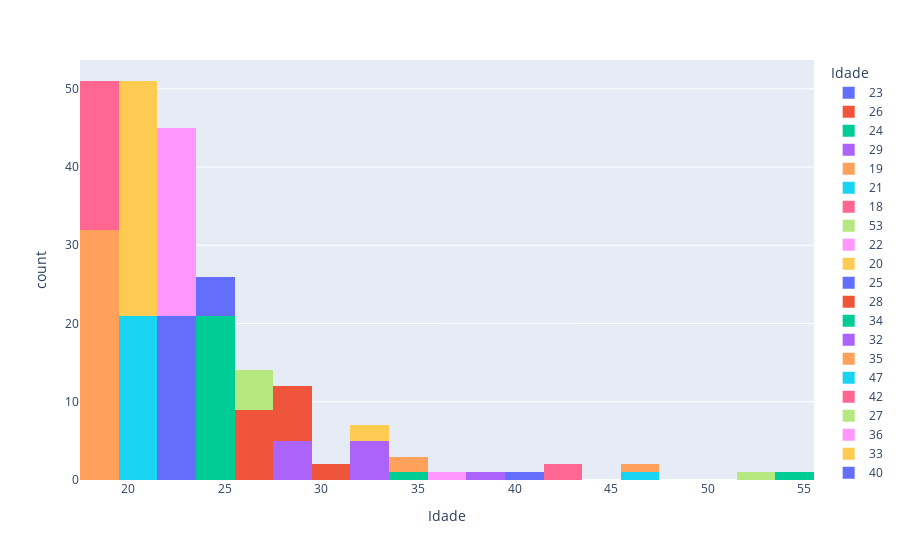
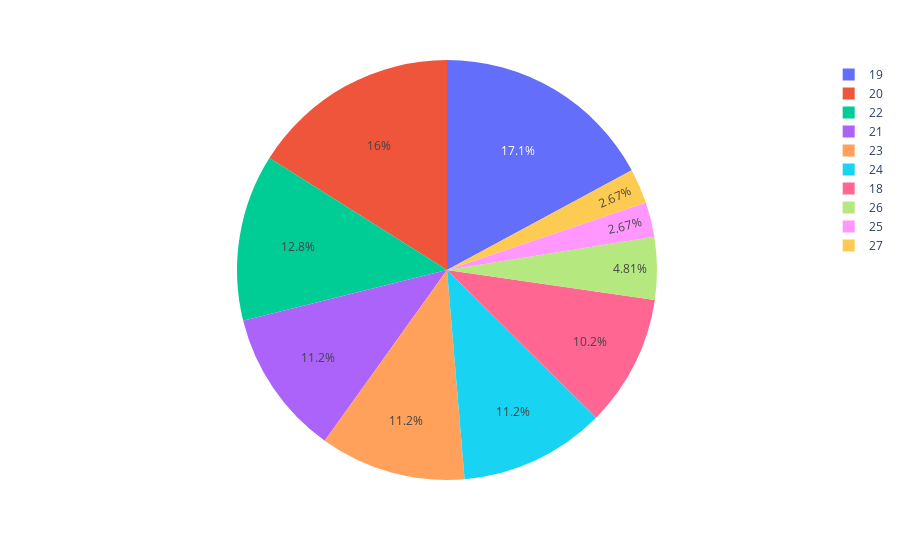

Source (notebook cell) for these figures, in order:
### Markdown cell above
## Idade ao geral

### Code cell
fig = px.pie(active.groupby("Idade").size().reset_index(name='count').head(10), names='Idade', values='count').show()

### Figure 1 — Plotly figure (JSON) as saved in the notebook; plotly's stock layout.template omitted (floating-point values rounded to 4 significant figures)
{"data": [{"bingroup": "x", "hovertemplate": "Idade=%{x}<br>count=%{y}<extra></extra>", "legendgroup": "23", "marker": {"color": "#636efa", "pattern": {"shape": ""}}, "name": "23", "orientation": "v", "showlegend": true, "type": "histogram", "x": [23, 23, 23, 23, 23, 23, 23, 23, 23, 23, 23, 23, 23, 23, 23, 23, 23, 23, 23, 23, 23], "xaxis": "x", "yaxis": "y"}, {"bingroup": "x", "hovertemplate": "Idade=%{x}<br>count=%{y}<extra></extra>", "legendgroup": "26", "marker": {"color": "#EF553B", "pattern": {"shape": ""}}, "name": "26", "orientation": "v", "showlegend": true, "type": "histogram", "x": [26, 26, 26, 26, 26, 26, 26, 26, 26], "xaxis": "x", "yaxis": "y"}, {"bingroup": "x", "hovertemplate": "Idade=%{x}<br>count=%{y}<extra></extra>", "legendgroup": "24", "marker": {"color": "#00cc96", "pattern": {"shape": ""}}, "name": "24", "orientation": "v", "showlegend": true, "type": "histogram", "x": [24, 24, 24, 24, 24, 24, 24, 24, 24, 24, 24, 24, 24, 24, 24, 24, 24, 24, 24, 24, 24], "xaxis": "x", "yaxis": "y"}, {"bingroup": "x", "hovertemplate": "Idade=%{x}<br>count=%{y}<extra></extra>", "legendgroup": "29", "marker": {"color": "#ab63fa", "pattern": {"shape": ""}}, "name": "29", "orientation": "v", "showlegend": true, "type": "histogram", "x": [29, 29, 29, 29, 29], "xaxis": "x", "yaxis": "y"}, {"bingroup": "x", "hovertemplate": "Idade=%{x}<br>count=%{y}<extra></extra>", "legendgroup": "19", "marker": {"color": "#FFA15A", "pattern": {"shape": ""}}, "name": "19", "orientation": "v", "showlegend": true, "type": "histogram", "x": [19, 19, 19, 19, 19, 19, 19, 19, 19, 19, 19, 19, 19, 19, 19, 19, 19, 19, 19, 19, 19, 19, 19, 19, 19, 19, 19, 19, 19, 19, 19, 19], "xaxis": "x", "yaxis": "y"}, {"bingroup": "x", "hovertemplate": "Idade=%{x}<br>count=%{y}<extra></extra>", "legendgroup": "21", "marker": {"color": "#19d3f3", "pattern": {"shape": ""}}, "name": "21", "orientation": "v", "showlegend": true, "type": "histogram", "x": [21, 21, 21, 21, 21, 21, 21, 21, 21, 21, 21, 21, 21, 21, 21, 21, 21, 21, 21, 21, 21], "xaxis": "x", "yaxis": "y"}, {"bingroup": "x", "hovertemplate": "Idade=%{x}<br>count=%{y}<extra></extra>", "legendgroup": "18", "marker": {"color": "#FF6692", "pattern": {"shape": ""}}, "name": "18", "orientation": "v", "showlegend": true, "type": "histogram", "x": [18, 18, 18, 18, 18, 18, 18, 18, 18, 18, 18, 18, 18, 18, 18, 18, 18, 18, 18], "xaxis": "x", "yaxis": "y"}, {"bingroup": "x", "hovertemplate": "Idade=%{x}<br>count=%{y}<extra></extra>", "legendgroup": "53", "marker": {"color": "#B6E880", "pattern": {"shape": ""}}, "name": "53", "orientation": "v", "showlegend": true, "type": "histogram", "x": [53], "xaxis": "x", "yaxis": "y"}, {"bingroup": "x", "hovertemplate": "Idade=%{x}<br>count=%{y}<extra></extra>", "legendgroup": "22", "marker": {"color": "#FF97FF", "pattern": {"shape": ""}}, "name": "22", "orientation": "v", "showlegend": true, "type": "histogram", "x": [22, 22, 22, 22, 22, 22, 22, 22, 22, 22, 22, 22, 22, 22, 22, 22, 22, 22, 22, 22, 22, 22, 22, 22], "xaxis": "x", "yaxis": "y"}, {"bingroup": "x", "hovertemplate": "Idade=%{x}<br>count=%{y}<extra></extra>", "legendgroup": "20", "marker": {"color": "#FECB52", "pattern": {"shape": ""}}, "name": "20", "orientation": "v", "showlegend": true, "type": "histogram", "x": [20, 20, 20, 20, 20, 20, 20, 20, 20, 20, 20, 20, 20, 20, 20, 20, 20, 20, 20, 20, 20, 20, 20, 20, 20, 20, 20, 20, 20, 20], "xaxis": "x", "yaxis": "y"}, {"bingroup": "x", "hovertemplate": "Idade=%{x}<br>count=%{y}<extra></extra>", "legendgroup": "25", "marker": {"color": "#636efa", "pattern": {"shape": ""}}, "name": "25", "orientation": "v", "showlegend": true, "type": "histogram", "x": [25, 25, 25, 25, 25], "xaxis": "x", "yaxis": "y"}, {"bingroup": "x", "hovertemplate": "Idade=%{x}<br>count=%{y}<extra></extra>", "legendgroup": "28", "marker": {"color": "#EF553B", "pattern": {"shape": ""}}, "name": "28", "orientation": "v", "showlegend": true, "type": "histogram", "x": [28, 28, 28, 28, 28, 28, 28], "xaxis": "x", "yaxis": "y"}, {"bingroup": "x", "hovertemplate": "Idade=%{x}<br>count=%{y}<extra></extra>", "legendgroup": "34", "marker": {"color": "#00cc96", "pattern": {"shape": ""}}, "name": "34", "orientation": "v", "showlegend": true, "type": "histogram", "x": [34], "xaxis": "x", "yaxis": "y"}, {"bingroup": "x", "hovertemplate": "Idade=%{x}<br>count=%{y}<extra></extra>", "legendgroup": "32", "marker": {"color": "#ab63fa", "pattern": {"shape": ""}}, "name": "32", "orientation": "v", "showlegend": true, "type": "histogram", "x": [32, 32, 32, 32, 32], "xaxis": "x", "yaxis": "y"}, {"bingroup": "x", "hovertemplate": "Idade=%{x}<br>count=%{y}<extra></extra>", "legendgroup": "35", "marker": {"color": "#FFA15A", "pattern": {"shape": ""}}, "name": "35", "orientation": "v", "showlegend": true, "type": "histogram", "x": [35, 35], "xaxis": "x", "yaxis": "y"}, {"bingroup": "x", "hovertemplate": "Idade=%{x}<br>count=%{y}<extra></extra>", "legendgroup": "47", "marker": {"color": "#19d3f3", "pattern": {"shape": ""}}, "name": "47", "orientation": "v", "showlegend": true, "type": "histogram", "x": [47], "xaxis": "x", "yaxis": "y"}, {"bingroup": "x", "hovertemplate": "Idade=%{x}<br>count=%{y}<extra></extra>", "legendgroup": "42", "marker": {"color": "#FF6692", "pattern": {"shape": ""}}, "name": "42", "orientation": "v", "showlegend": true, "type": "histogram", "x": [42, 42], "xaxis": "x", "yaxis": "y"}, {"bingroup": "x", "hovertemplate": "Idade=%{x}<br>count=%{y}<extra></extra>", "legendgroup": "27", "marker": {"color": "#B6E880", "pattern": {"shape": ""}}, "name": "27", "orientation": "v", "showlegend": true, "type": "histogram", "x": [27, 27, 27, 27, 27], "xaxis": "x", "yaxis": "y"}, {"bingroup": "x", "hovertemplate": "Idade=%{x}<br>count=%{y}<extra></extra>", "legendgroup": "36", "marker": {"color": "#FF97FF", "pattern": {"shape": ""}}, "name": "36", "orientation": "v", "showlegend": true, "type": "histogram", "x": [36], "xaxis": "x", "yaxis": "y"}, {"bingroup": "x", "hovertemplate": "Idade=%{x}<br>count=%{y}<extra></extra>", "legendgroup": "33", "marker": {"color": "#FECB52", "pattern": {"shape": ""}}, "name": "33", "orientation": "v", "showlegend": true, "type": "histogram", "x": [33, 33], "xaxis": "x", "yaxis": "y"}, {"bingroup": "x", "hovertemplate": "Idade=%{x}<br>count=%{y}<extra></extra>", "legendgroup": "40", "marker": {"color": "#636efa", "pattern": {"shape": ""}}, "name": "40", "orientation": "v", "showlegend": true, "type": "histogram", "x": [40], "xaxis": "x", "yaxis": "y"}, {"bingroup": "x", "hovertemplate": "Idade=%{x}<br>count=%{y}<extra></extra>", "legendgroup": "31", "marker": {"color": "#EF553B", "pattern": {"shape": ""}}, "name": "31", "orientation": "v", "showlegend": true, "type": "histogram", "x": [31, 31], "xaxis": "x", "yaxis": "y"}, {"bingroup": "x", "hovertemplate": "Idade=%{x}<br>count=%{y}<extra></extra>", "legendgroup": "55", "marker": {"color": "#00cc96", "pattern": {"shape": ""}}, "name": "55", "orientation": "v", "showlegend": true, "type": "histogram", "x": [55], "xaxis": "x", "yaxis": "y"}, {"bingroup": "x", "hovertemplate": "Idade=%{x}<br>count=%{y}<extra></extra>", "legendgroup": "38", "marker": {"color": "#ab63fa", "pattern": {"shape": ""}}, "name": "38", "orientation": "v", "showlegend": true, "type": "histogram", "x": [38], "xaxis": "x", "yaxis": "y"}, {"bingroup": "x", "hovertemplate": "Idade=%{x}<br>count=%{y}<extra></extra>", "legendgroup": "46", "marker": {"color": "#FFA15A", "pattern": {"shape": ""}}, "name": "46", "orientation": "v", "showlegend": true, "type": "histogram", "x": [46], "xaxis": "x", "yaxis": "y"}], "layout": {"barmode": "relative", "legend": {"title": {"text": "Idade"}, "tracegroupgap": 0}, "margin": {"t": 60}, "xaxis": {"anchor": "y", "categoryarray": [23, 26, 24, 29, 19, 21, 18, 53, 22, 20, 25, 28, 34, 32, 35, 47, 42, 27, 36, 33, 40, 31, 55, 38, 46], "categoryorder": "array", "domain": [0, 1], "title": {"text": "Idade"}}, "yaxis": {"anchor": "x", "domain": [0, 1], "title": {"text": "count"}}}}

### Figure 2 — Plotly figure (JSON) as saved in the notebook; plotly's stock layout.template omitted (floating-point values rounded to 4 significant figures)
{"data": [{"domain": {"x": [0, 1], "y": [0, 1]}, "hovertemplate": "Idade=%{label}<br>count=%{value}<extra></extra>", "labels": [18, 19, 20, 21, 22, 23, 24, 25, 26, 27], "legendgroup": "", "name": "", "showlegend": true, "type": "pie", "values": [19, 32, 30, 21, 24, 21, 21, 5, 9, 5]}], "layout": {"legend": {"tracegroupgap": 0}, "margin": {"t": 60}}}
